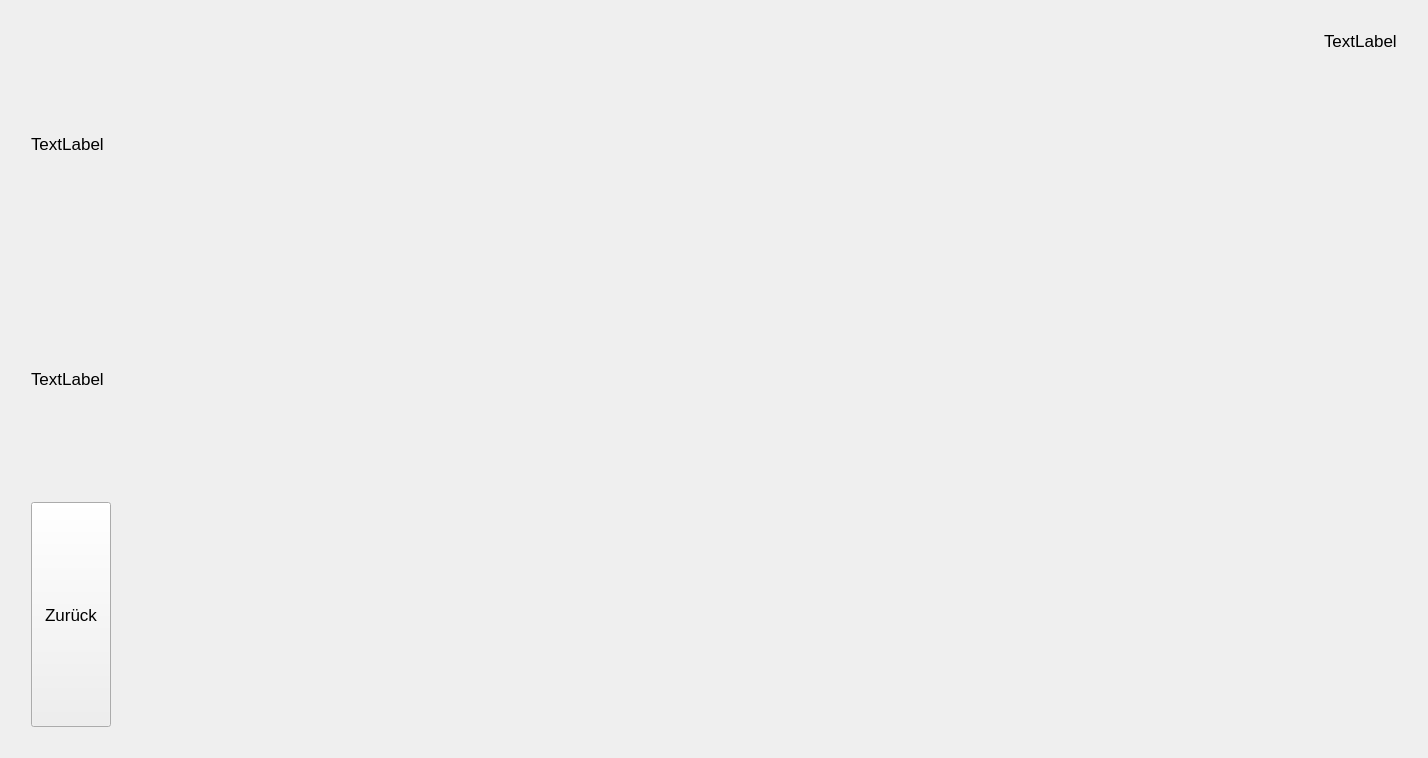
<?xml version="1.0" encoding="UTF-8"?>
<ui version="4.0">
 <class>Form</class>
 <widget class="QWidget" name="Form">
  <property name="geometry">
   <rect>
    <x>0</x>
    <y>0</y>
    <width>1428</width>
    <height>758</height>
   </rect>
  </property>
  <property name="font">
   <font>
    <pointsize>13</pointsize>
    <italic>false</italic>
   </font>
  </property>
  <property name="windowTitle">
   <string>Form</string>
  </property>
  <layout class="QVBoxLayout" name="verticalLayout_2">
   <item>
    <layout class="QVBoxLayout" name="MainVerticalLayout">
     <item>
      <layout class="QHBoxLayout" name="horizontalLayout" stretch="0,0,0">
       <property name="spacing">
        <number>10</number>
       </property>
       <property name="leftMargin">
        <number>20</number>
       </property>
       <property name="topMargin">
        <number>20</number>
       </property>
       <property name="rightMargin">
        <number>20</number>
       </property>
       <property name="bottomMargin">
        <number>20</number>
       </property>
       <item>
        <layout class="QVBoxLayout" name="verticalLayout_3">
         <item>
          <widget class="QLabel" name="Kopfzeile">
           <property name="text">
            <string>TextLabel</string>
           </property>
           <property name="textInteractionFlags">
            <set>Qt::NoTextInteraction</set>
           </property>
          </widget>
         </item>
         <item>
          <widget class="QLabel" name="labelDatum">
           <property name="text">
            <string>TextLabel</string>
           </property>
          </widget>
         </item>
         <item>
          <widget class="QPushButton" name="ButtonZurueck">
           <property name="sizePolicy">
            <sizepolicy hsizetype="Minimum" vsizetype="Fixed">
             <horstretch>0</horstretch>
             <verstretch>0</verstretch>
            </sizepolicy>
           </property>
           <property name="maximumSize">
            <size>
             <width>16777215</width>
             <height>16777190</height>
            </size>
           </property>
           <property name="baseSize">
            <size>
             <width>0</width>
             <height>0</height>
            </size>
           </property>
           <property name="styleSheet">
            <string notr="true">QPushButton {border-radius:4px; background-color: qlineargradient(x1: 0, y1: 0, x2: 0, y2: 1, stop: 0 #f6f7fa, stop: 1 #dadbde)}' \
QPushButton:pressed {background-color: qlineargradient(x1: 0, y1: 0, x2: 0, y2: 1, stop: 0 #dadbde, stop: 1 #f6f7fa)}'
</string>
           </property>
           <property name="text">
            <string notr="true">Zurück</string>
           </property>
           <property name="iconSize">
            <size>
             <width>16</width>
             <height>21</height>
            </size>
           </property>
           <property name="shortcut">
            <string>Ctrl+Backspace</string>
           </property>
           <property name="flat">
            <bool>false</bool>
           </property>
          </widget>
         </item>
        </layout>
       </item>
       <item>
        <spacer name="horizontalSpacer">
         <property name="orientation">
          <enum>Qt::Horizontal</enum>
         </property>
         <property name="sizeHint" stdset="0">
          <size>
           <width>40</width>
           <height>20</height>
          </size>
         </property>
        </spacer>
       </item>
       <item>
        <widget class="QLabel" name="labelLogo">
         <property name="text">
          <string>TextLabel</string>
         </property>
         <property name="alignment">
          <set>Qt::AlignLeading|Qt::AlignLeft|Qt::AlignTop</set>
         </property>
        </widget>
       </item>
      </layout>
     </item>
    </layout>
   </item>
  </layout>
 </widget>
 <resources/>
 <connections/>
</ui>
